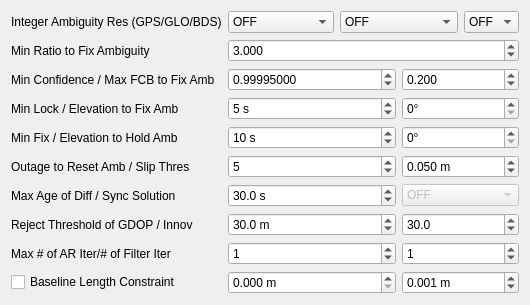
     <widget class="QWidget" name="TabSheet2">
      <property name="toolTip">
       <string/>
      </property>
      <attribute name="title">
       <string>Setting&amp;2</string>
      </attribute>
      <layout class="QGridLayout" name="gridLayout_2">
       <item row="8" column="3" colspan="2">
        <widget class="QDoubleSpinBox" name="ElMaskHold">
         <property name="suffix">
          <string>°</string>
         </property>
         <property name="decimals">
          <number>0</number>
         </property>
         <property name="maximum">
          <double>90.000000000000000</double>
         </property>
        </widget>
       </item>
       <item row="11" column="1" colspan="2">
        <widget class="QSpinBox" name="OutCntResetAmb">
         <property name="maximum">
          <number>100</number>
         </property>
         <property name="value">
          <number>5</number>
         </property>
        </widget>
       </item>
       <item row="11" column="3" colspan="2">
        <widget class="QDoubleSpinBox" name="SlipThres">
         <property name="suffix">
          <string> m</string>
         </property>
         <property name="decimals">
          <number>3</number>
         </property>
         <property name="value">
          <double>0.050000000000000</double>
         </property>
        </widget>
       </item>
       <item row="13" column="1" colspan="2">
        <widget class="QDoubleSpinBox" name="MaxAgeDiff">
         <property name="suffix">
          <string> s</string>
         </property>
         <property name="decimals">
          <number>1</number>
         </property>
         <property name="maximum">
          <double>10000.000000000000000</double>
         </property>
         <property name="value">
          <double>30.000000000000000</double>
         </property>
        </widget>
       </item>
       <item row="17" column="1" colspan="2">
        <widget class="QSpinBox" name="ARIter">
         <property name="value">
          <number>1</number>
         </property>
        </widget>
       </item>
       <item row="14" column="1" colspan="2">
        <widget class="QDoubleSpinBox" name="RejectGdop">
         <property name="suffix">
          <string> m</string>
         </property>
         <property name="decimals">
          <number>1</number>
         </property>
         <property name="maximum">
          <double>1000.000000000000000</double>
         </property>
         <property name="value">
          <double>30.000000000000000</double>
         </property>
        </widget>
       </item>
       <item row="14" column="3" colspan="2">
        <widget class="QDoubleSpinBox" name="RejectThres">
         <property name="decimals">
          <number>1</number>
         </property>
         <property name="maximum">
          <double>1000.000000000000000</double>
         </property>
         <property name="value">
          <double>30.000000000000000</double>
         </property>
        </widget>
       </item>
       <item row="17" column="3" colspan="2">
        <widget class="QSpinBox" name="NumIter">
         <property name="value">
          <number>1</number>
         </property>
        </widget>
       </item>
       <item row="2" column="1" colspan="4">
        <widget class="QDoubleSpinBox" name="ValidThresAR">
         <property name="decimals">
          <number>3</number>
         </property>
         <property name="maximum">
          <double>100.000000000000000</double>
         </property>
         <property name="value">
          <double>3.000000000000000</double>
         </property>
        </widget>
       </item>
       <item row="6" column="3" colspan="2">
        <widget class="QDoubleSpinBox" name="ElMaskAR">
         <property name="suffix">
          <string>°</string>
         </property>
         <property name="decimals">
          <number>0</number>
         </property>
         <property name="maximum">
          <double>90.000000000000000</double>
         </property>
        </widget>
       </item>
       <item row="6" column="1" colspan="2">
        <widget class="QSpinBox" name="LockCntFixAmb">
         <property name="suffix">
          <string> s</string>
         </property>
         <property name="maximum">
          <number>3600</number>
         </property>
         <property name="value">
          <number>5</number>
         </property>
        </widget>
       </item>
       <item row="4" column="1" colspan="2">
        <widget class="QDoubleSpinBox" name="ThresAR2">
         <property name="decimals">
          <number>8</number>
         </property>
         <property name="maximum">
          <double>100.000000000000000</double>
         </property>
         <property name="value">
          <double>0.999950000000000</double>
         </property>
        </widget>
       </item>
       <item row="4" column="3" colspan="2">
        <widget class="QDoubleSpinBox" name="ThresAR3">
         <property name="decimals">
          <number>3</number>
         </property>
         <property name="maximum">
          <double>1000.000000000000000</double>
         </property>
         <property name="value">
          <double>0.200000000000000</double>
         </property>
        </widget>
       </item>
       <item row="19" column="0">
        <widget class="QCheckBox" name="BaselineConst">
         <property name="toolTip">
          <string/>
         </property>
         <property name="text">
          <string>Baseline Length Constraint</string>
         </property>
         <property name="checked">
          <bool>false</bool>
         </property>
        </widget>
       </item>
       <item row="8" column="1" colspan="2">
        <widget class="QSpinBox" name="FixCntHoldAmb">
         <property name="suffix">
          <string> s</string>
         </property>
         <property name="maximum">
          <number>1000</number>
         </property>
         <property name="value">
          <number>10</number>
         </property>
        </widget>
       </item>
       <item row="0" column="0">
        <widget class="QLabel" name="Label25">
         <property name="enabled">
          <bool>true</bool>
         </property>
         <property name="toolTip">
          <string/>
         </property>
         <property name="text">
          <string>Integer Ambiguity Res (GPS/GLO/BDS)</string>
         </property>
        </widget>
       </item>
       <item row="0" column="1">
        <widget class="QComboBox" name="AmbRes">
         <property name="enabled">
          <bool>true</bool>
         </property>
         <property name="toolTip">
          <string/>
         </property>
         <item>
          <property name="text">
           <string>OFF</string>
          </property>
         </item>
         <item>
          <property name="text">
           <string>Continuous</string>
          </property>
         </item>
         <item>
          <property name="text">
           <string>Instantaneous</string>
          </property>
         </item>
         <item>
          <property name="text">
           <string>Fix and Hold</string>
          </property>
         </item>
         <item>
          <property name="text">
           <string>PPP-AR</string>
          </property>
         </item>
        </widget>
       </item>
       <item row="0" column="2" colspan="2">
        <widget class="QComboBox" name="GloAmbRes">
         <property name="enabled">
          <bool>true</bool>
         </property>
         <property name="toolTip">
          <string/>
         </property>
         <item>
          <property name="text">
           <string>OFF</string>
          </property>
         </item>
         <item>
          <property name="text">
           <string>ON</string>
          </property>
         </item>
         <item>
          <property name="text">
           <string>Auto Calibration</string>
          </property>
         </item>
        </widget>
       </item>
       <item row="0" column="4">
        <widget class="QComboBox" name="BdsAmbRes">
         <property name="enabled">
          <bool>true</bool>
         </property>
         <property name="toolTip">
          <string/>
         </property>
         <item>
          <property name="text">
           <string>OFF</string>
          </property>
         </item>
         <item>
          <property name="text">
           <string>ON</string>
          </property>
         </item>
        </widget>
       </item>
       <item row="2" column="0">
        <widget class="QLabel" name="LabelRatio">
         <property name="enabled">
          <bool>true</bool>
         </property>
         <property name="toolTip">
          <string/>
         </property>
         <property name="text">
          <string>Min Ratio to Fix Ambiguity</string>
         </property>
        </widget>
       </item>
       <item row="4" column="0">
        <widget class="QLabel" name="LabelConf">
         <property name="enabled">
          <bool>true</bool>
         </property>
         <property name="toolTip">
          <string/>
         </property>
         <property name="text">
          <string>Min Confidence / Max FCB to Fix Amb</string>
         </property>
        </widget>
       </item>
       <item row="6" column="0">
        <widget class="QLabel" name="Label13">
         <property name="enabled">
          <bool>true</bool>
         </property>
         <property name="toolTip">
          <string/>
         </property>
         <property name="text">
          <string>Min Lock / Elevation to Fix Amb</string>
         </property>
        </widget>
       </item>
       <item row="8" column="0">
        <widget class="QLabel" name="LabelHold">
         <property name="enabled">
          <bool>true</bool>
         </property>
         <property name="toolTip">
          <string/>
         </property>
         <property name="text">
          <string>Min Fix / Elevation to Hold Amb</string>
         </property>
        </widget>
       </item>
       <item row="11" column="0">
        <widget class="QLabel" name="Label22">
         <property name="enabled">
          <bool>true</bool>
         </property>
         <property name="toolTip">
          <string/>
         </property>
         <property name="text">
          <string>Outage to Reset Amb / Slip Thres</string>
         </property>
        </widget>
       </item>
       <item row="13" column="0">
        <widget class="QLabel" name="Label14">
         <property name="enabled">
          <bool>true</bool>
         </property>
         <property name="toolTip">
          <string/>
         </property>
         <property name="text">
          <string>Max Age of Diff / Sync Solution</string>
         </property>
        </widget>
       </item>
       <item row="13" column="3" colspan="2">
        <widget class="QComboBox" name="SyncSol">
         <property name="enabled">
          <bool>false</bool>
         </property>
         <property name="toolTip">
          <string/>
         </property>
         <item>
          <property name="text">
           <string>OFF</string>
          </property>
         </item>
         <item>
          <property name="text">
           <string>ON</string>
          </property>
         </item>
         <item>
          <property name="text">
           <string>Auto Calibration</string>
          </property>
         </item>
        </widget>
       </item>
       <item row="14" column="0">
        <widget class="QLabel" name="Label11">
         <property name="enabled">
          <bool>true</bool>
         </property>
         <property name="toolTip">
          <string/>
         </property>
         <property name="text">
          <string>Reject Threshold of GDOP / Innov</string>
         </property>
        </widget>
       </item>
       <item row="17" column="0">
        <widget class="QLabel" name="Label37">
         <property name="enabled">
          <bool>true</bool>
         </property>
         <property name="toolTip">
          <string/>
         </property>
         <property name="text">
          <string>Max # of AR Iter/# of Filter Iter</string>
         </property>
        </widget>
       </item>
       <item row="19" column="1" colspan="2">
        <widget class="QDoubleSpinBox" name="BaselineLen">
         <property name="suffix">
          <string> m</string>
         </property>
         <property name="decimals">
          <number>3</number>
         </property>
         <property name="maximum">
          <double>10000.000000000000000</double>
         </property>
        </widget>
       </item>
       <item row="19" column="3" colspan="2">
        <widget class="QDoubleSpinBox" name="BaselineSig">
         <property name="suffix">
          <string> m</string>
         </property>
         <property name="decimals">
          <number>3</number>
         </property>
         <property name="value">
          <double>0.001000000000000</double>
         </property>
        </widget>
       </item>
      </layout>
     </widget>
